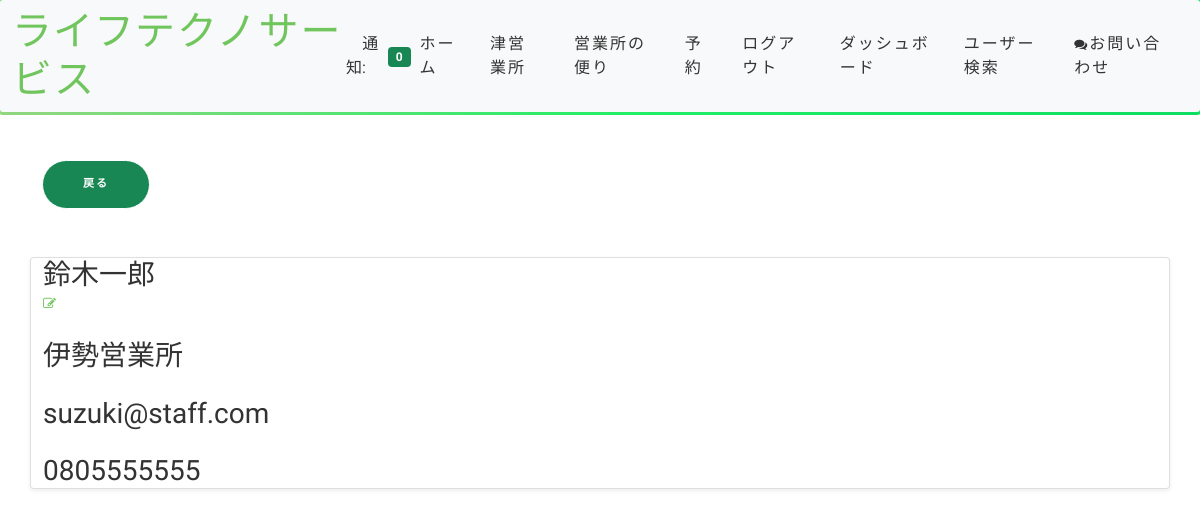
The app's page /profile/1 (signed in), older data.
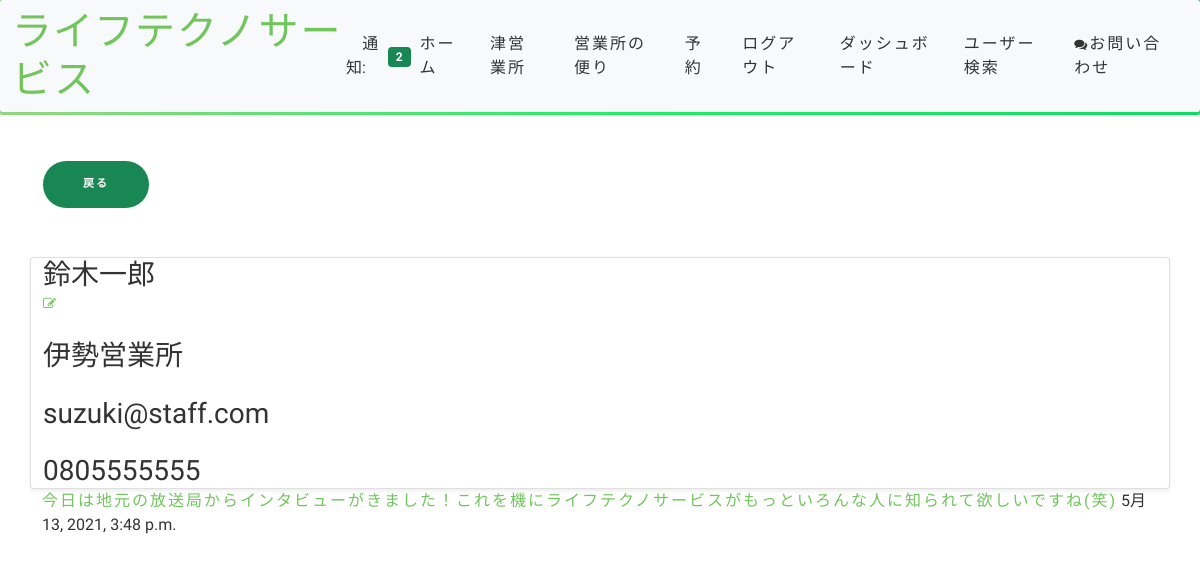
The same page, newer data.
### home/models.py (models this page shows)
class Post(models.Model):
    body = models.TextField()
    date = models.DateTimeField(default=timezone.now)
    user = models.ForeignKey(User, on_delete=models.CASCADE)
    client = models.ForeignKey(Client, on_delete=models.CASCADE)
    image = models.ImageField(upload_to='images', blank=True, null=True)

### home/views.py (the view)
# urls.py: path('profile/<int:pk>', ProfileView, name='profile'),
def ProfileView(request, pk):
        client = Client.objects.get(pk=pk)
        user = client.user
        posts = Post.objects.filter(user=user).order_by('-date')
        followers = client.followers.all()
        if len(followers) == 0:
            is_following = False
        for follower in followers:
            if follower == request.user:
                is_following =True
                break
            else:
                is_following = False
        number_of_followers = len(followers)
        context = {
            'user':user,
            'client':client,
            'posts':posts,
            'followers':followers,
            'number_of_followers':number_of_followers,
            'is_following':is_following,
            }
        return render(request, 'profile.html', context)

### home/templatetags/custom_tags.py (called while the page is built)
@register.inclusion_tag('show_notifications.html', takes_context=True)
def show_notifications(context):
    request_user = context['request'].user
    notifications = Notification.objects.filter(to_user=request_user).exclude(user_has_seen=True).order_by('-date')
    return {'notifications': notifications}

### home/templates/profile.html
{% extends 'base.html' %}
{% block content %}
<div class="container">
    <div class="row mt-5">
        <div class="col-6">
            <a href="{% url 'home'%}" class="btn btn-success">戻る</a>
        </div>
    </div>
    <div class="row justify-content-center mt-5">
        <div class="card shadow-sm col-12">
        <h3>{{ user.username }}</h3>
            {% if request.user == user %}
                <a href="{% url 'profile_edit' user.client.pk %}"><i class="fa fa-edit"></i></a>
            {% endif %}
        <br>
        <h3>{{ client.facility }}</h3>
        <br>
        <h3>{{ user.email }}</h3>
        <br>
        <h3>{{ client.phone }}</h3>
        </div>
    </div>
    {% for post in posts %}
        <a href="{% url 'post_detail' post.pk %}">{{ post.body }}</a>
        {{ post.date }}
        <br><br>
    {% endfor %}
</div>
{% endblock content %}

Row changes from the older to the newer data that the page shows:
added Post: body "今日は地元の放送局からインタビューがきました！これを機にライフテクノサービスがもっといろんな人に知られて欲しいですね(笑)", date "5月 13, 2021, 3:48 p.m."
Text that changed along with them:
{{ notifications.count }}: "0" → "2"
